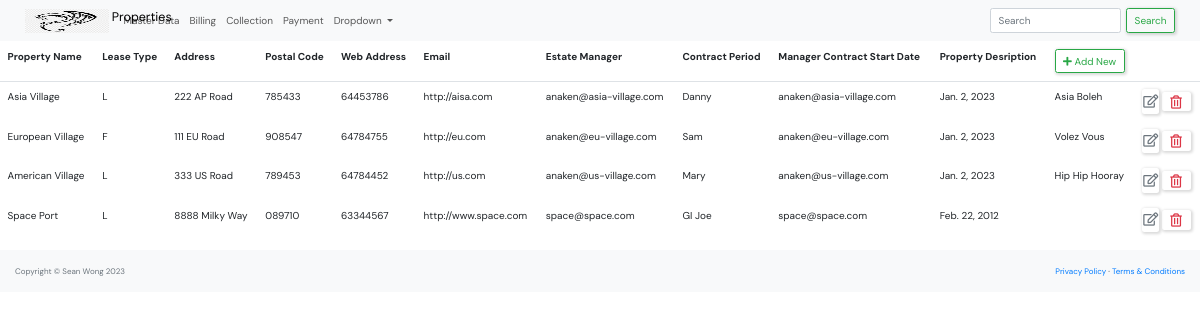
/master_data/property_list/ (signed in), run on the app's committed database.
### master_data/models.py (models this page shows, shortened)
class Property(models.Model):
    PROPERTY_TYPE = [
        ('L', 'Leasehold'),
        ('F', 'Freehold'),
        ('O', 'Others'),
    ]
    CONTRACT_PERIOD =[
        ('1', '1 Year'),
        ('3', '3 Years'),
        ('5', '5 Years'),
    ]
    name = models.CharField(max_length=250)
    type = models.CharField(max_length=1, choices=PROPERTY_TYPE)
    address = models.CharField(max_length=250)
    postal_code = models.CharField(max_length=10)
    phone = models.CharField(max_length=10)
    web = models.URLField()
    email=models.EmailField()
    manager= models.ForeignKey('Manager', null=True, on_delete=models.SET_NULL)
    contract_period=models.CharField(max_length=1, choices=CONTRACT_PERIOD)
    start_date=models.DateField()
    description=models.TextField(null=True, blank=True)

class Manager(models.Model):
    company_name = models.CharField(max_length=250)
    family_name = models.CharField(max_length=250)
    given_name = models.CharField(max_length=250)
    preferred_name = models.CharField(max_length=250)
    phone = models.CharField(max_length=10)
    email=models.EmailField()
    def __str__(self):
        return self.preferred_name

### master_data/views.py (the view)
# urls.py: path('property_list/',views.property_list, name='property-list'),
def property_list(request):
    context = {'property_list': Property.objects.all()}
    return render(request, "master_data/property_list.html", context)

### master_data/templates/master_data/property_list.html (shortened to what this page needs)
{% extends "base.html" %}
            {% block content %}
            <table class="table table-borderless">
                <thead class="border-bottom font-weight-bold">
                    <tr>
                        <td>Property Name</td>
                        <td>Lease Type</td>
                        <td>Address</td>
                        <td>Postal Code</td>
                        <td>Web Address</td>
                        <td>Email</td>
                        <td>Estate Manager</td>
                        <td>Contract Period</td>
                        <td>Manager Contract Start Date</td>
                        <td>Property Desription</td>
                        <td>
                            <a href="{% url 'property-create' %}" class="btn btn-outline-success">
                                <i class="fas fa-plus"></i> Add New
                            </a>
                        </td>
                    </tr>
                </thead>
                <tbody>
                    {% for property in property_list %}
                        <tr>
                            <td>{{property.name}}</td>
                            <td>{{property.type}}</td>
                            <td>{{property.address}}</td>
                            <td>{{property.postal_code}}</td>
                            <td>{{property.phone}}</td>
                            <td>{{property.web}}</td>
                            <td>{{property.email}}</td>
                            <td>{{property.manager}}</td>
                            <td>{{property.email}}</td>
                            <td>{{property.start_date}}</td>
                            <td>{{property.description}}</td>
                            <td>
                                <a href="{% url 'property-update' property.id %}" class="btn text-secondary px-0">
                                    <i class="far fa-edit fa-lg"></i>
                                </a>
                                <form action="{% url 'property-delete' property.id %}" method="post" class="d-inline">
                                    <button type="submit" class="btn">
                                        <i class="far fa-trash-alt fa-lg text-danger float-right"></i>
                                    </button>
                                </form>
                            </td>
                        </tr>
                    {% endfor %}
                </tbody>
            </table>
            {% endblock content %}

### static/css/style.css (style rules this page uses)
* { font-family: "DM Sans", -apple-system, BlinkMacSystemFont, "Segoe UI", Roboto, Oxygen, Ubuntu, Cantarell, "Open Sans", "Helvetica Neue", sans-serif; margin: 0; padding: 0; box-sizing: border-box; text-rendering: optimizeLegibility; font-size: inherit; }
html { font-size: 56.25%; }
@media only screen and (min-width: 1200px) { html { font-size: 62.5%; } }
body { line-height: 1.6; font-weight: 400; font-size: 1.5rem; color: var(--color-light-gray); background-color: var(--color-bg); min-height: 100vh; }
a { display: inline-block; color: var(--color-main); text-decoration: none; }
.btn { background-color: transparent; border: none; display: inline-flex; align-items: center; gap: 1rem; cursor: pointer; transition: all ease-in-out 0.3s; padding: 1rem 2rem; border-radius: 5px; box-shadow: 1px 1px 3px 1px rgba(0, 0, 0, 0.15); font-weight: 500; }

### data on the page
Property: name "Asia Village", type "L", address "222 AP Road", postal_code "785433", phone "64453786", web "http://aisa.com", email "anaken@asia-village.com", manager "Danny", start_date "Jan. 2, 2023", description "Asia Boleh"
Property: name "European Village", type "F", address "111 EU Road", postal_code "908547", phone "64784755", web "http://eu.com", email "anaken@eu-village.com", manager "Sam", start_date "Jan. 2, 2023", description "Volez Vous"
Property: name "American Village", type "L", address "333 US Road", postal_code "789453", phone "64784452", web "http://us.com", email "anaken@us-village.com", manager "Mary", start_date "Jan. 2, 2023", description "Hip Hip Hooray"
Property: name "Space Port", type "L", address "8888 Milky Way", postal_code "089710", phone "63344567", web "http://www.space.com", email "space@space.com", manager "GI Joe", start_date "Feb. 22, 2012"
